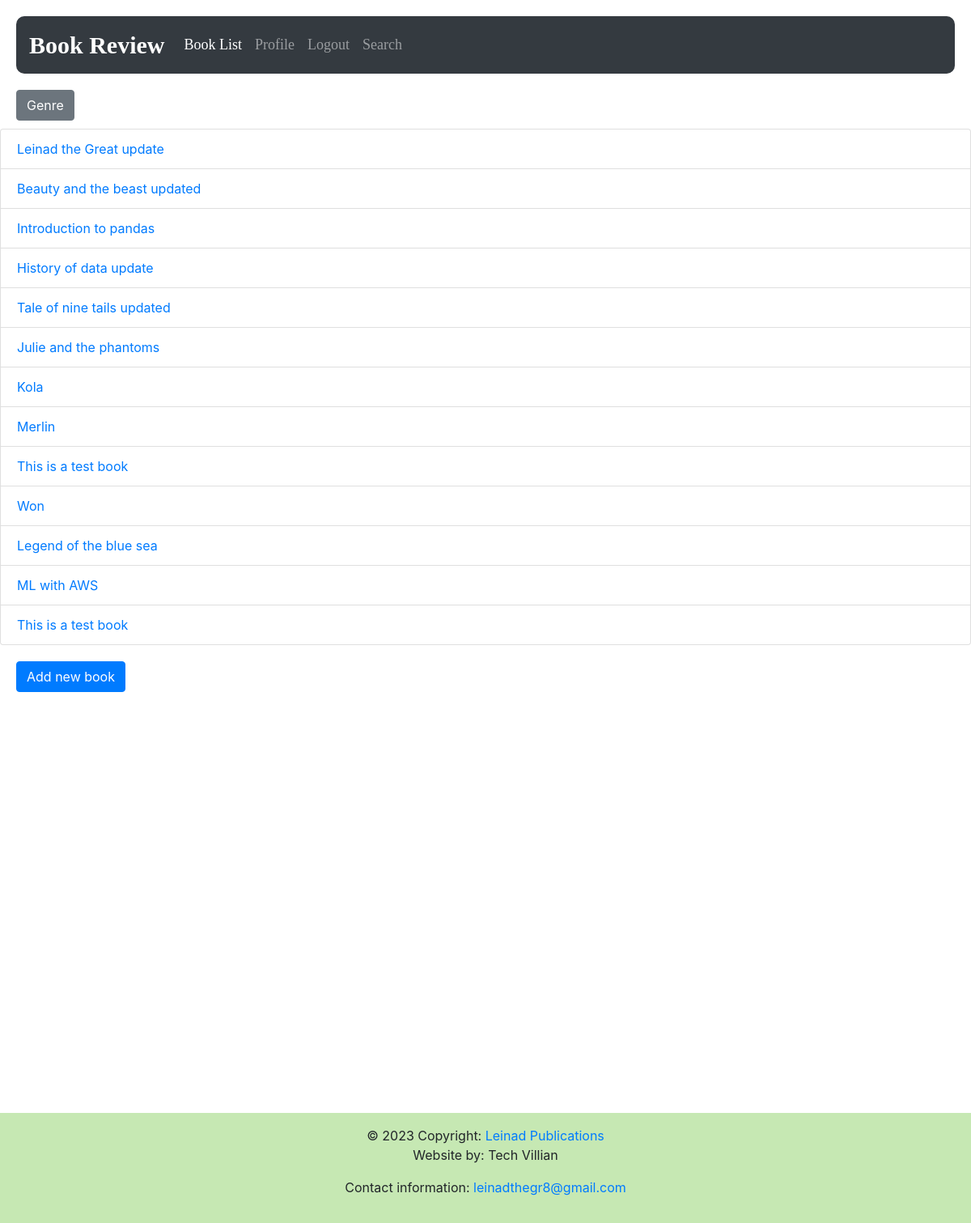
/book_list/ (signed in), run on the app's committed database.
### reviews/models.py (models this page shows, shortened)
class Book(models.Model):
    title = models.CharField(max_length=70, help_text='the title of the book')
    publication_date = models.DateField(verbose_name='date the book was published')
    isbn = models.CharField(max_length=20, verbose_name='the isbn number of the book', unique=True)
    publisher = models.ForeignKey('Publisher', on_delete=models.CASCADE)
    contributors = models.ManyToManyField('Contributor', through='BookContributor')
    image = models.ImageField(default='no_image.JPEG', upload_to='book_images', null=True, blank=True)

### reviews/views.py (the view)
# urls.py: path('book_list/', reviews.views.book_list, name='book_list'),
def book_list(request):
    books = Book.objects.all()
    genres = Genre.objects.all()
    return render(request, 'book_list.html', {'books': books, 'genres': genres})

### reviews/templates/book_list.html (shortened to what this page needs)
{% extends 'base.html' %}
{% block content %}
<div class="dropdown" style="margin-left: 20px; margin-bottom: 10px;">
  <button class="btn btn-secondary" id="genreDropdown">Genre</button>
</div>
<ul class="list-group">
  {% for item in books %}
  <li class="list-group-item">
      <a href="{% url 'book_detail' item.id %}">{{ item.title|capfirst }}</a>
  </li>
  {% endfor %}
</ul>
{% if user.is_authenticated %}
  <div style="padding: 20px;">
    <a href="{% url 'book-create' %}" class="btn btn-primary">Add new book</a>
  </div>
{% endif %}
{% endblock %}

### data on the page
Book: title "Leinad the Great update"
Book: title "Beauty and the beast updated"
Book: title "Introduction to pandas"
Book: title "History of data update"
Book: title "Tale of nine tails updated"
Book: title "Julie and the phantoms"
Book: title "Kola"
Book: title "Merlin"
Book: title "This is a test book"
Book: title "Won"
Book: title "Legend of the blue sea"
Book: title "ML with AWS"
Book: title "This is a test book"
